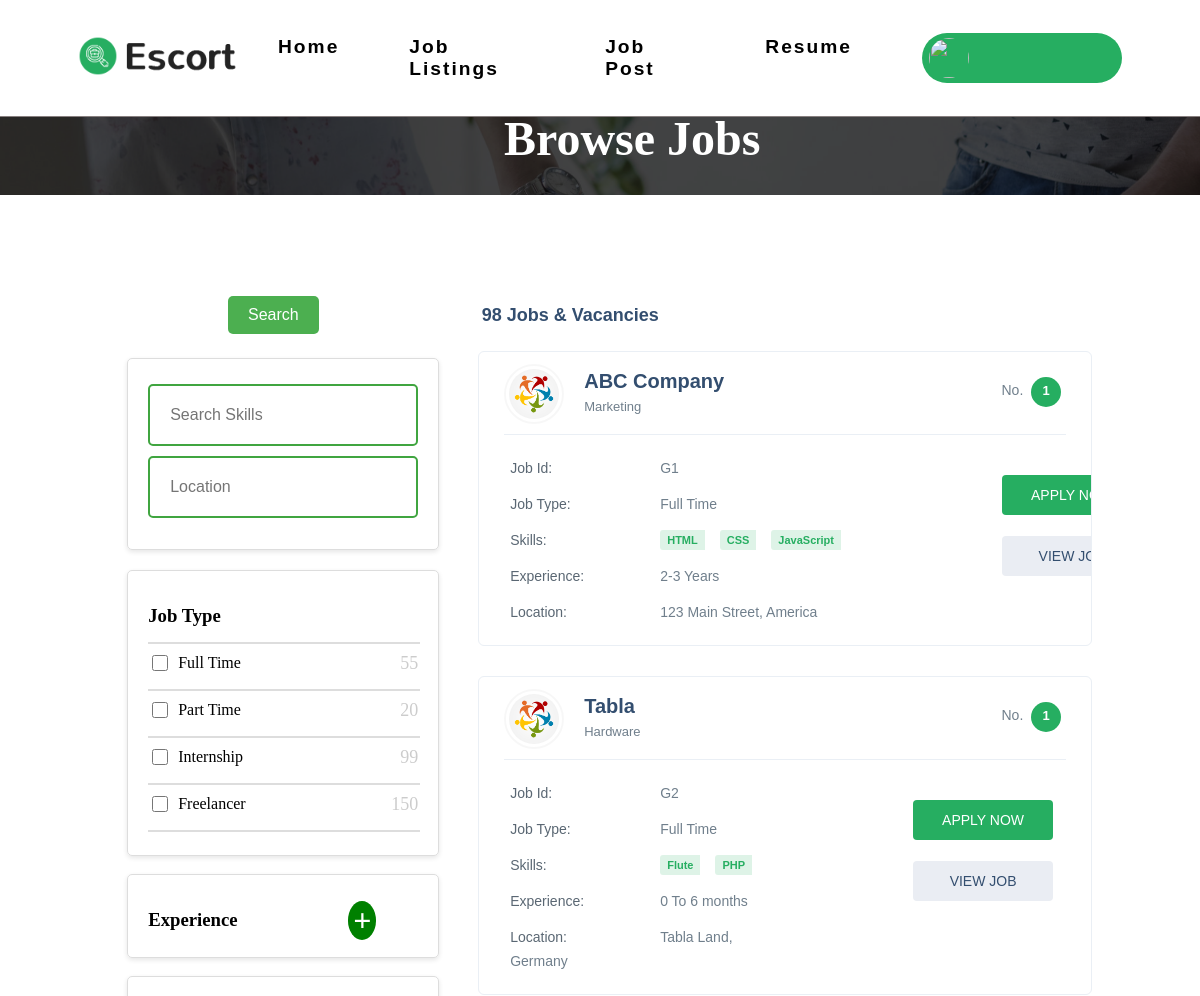
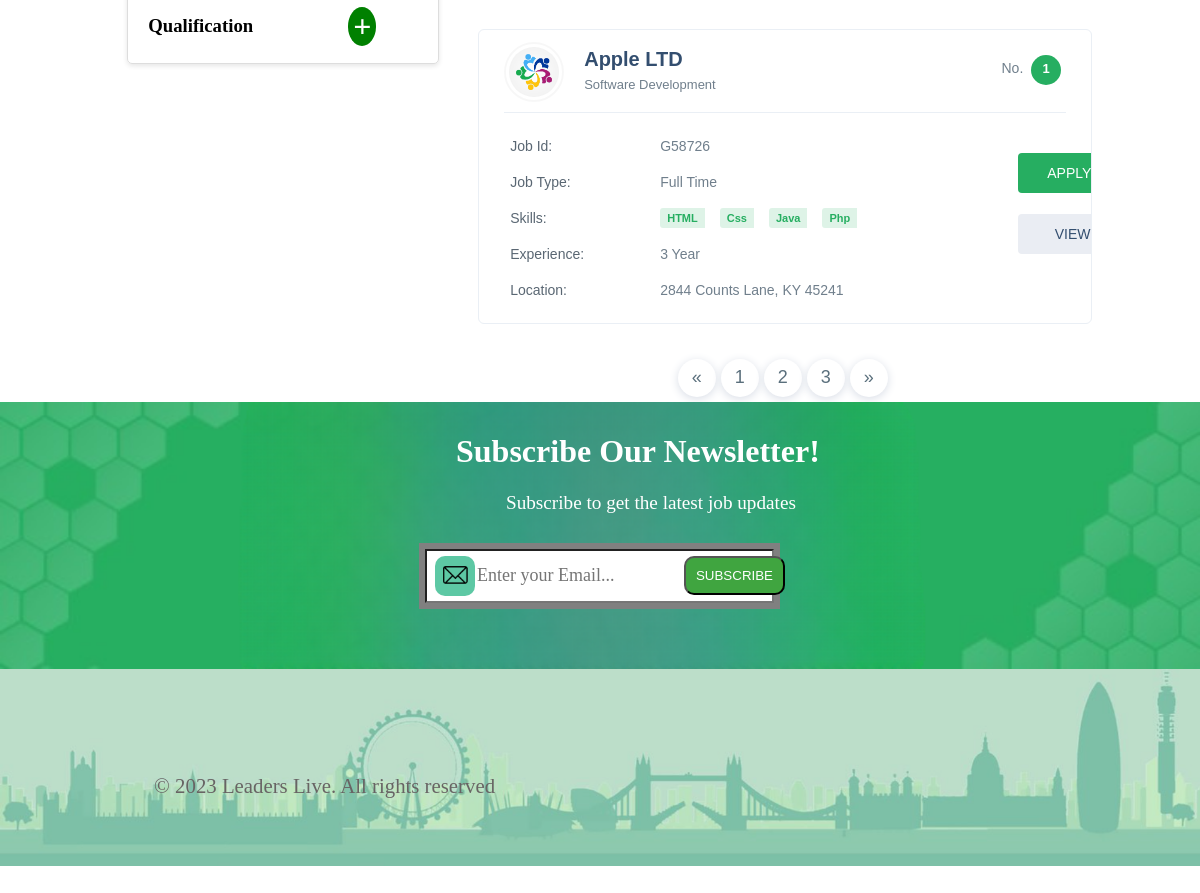
The app's page /webProj/job-search.php with its own data (2 pictures, top to bottom).
### tables this page shows
CREATE TABLE `jobcards` (
  `id` int(100) NOT NULL,
  `title` varchar(100) NOT NULL,
  `company` varchar(100) DEFAULT NULL,
  `category` varchar(100) DEFAULT NULL,
  `description` text DEFAULT NULL,
  `salary_range` varchar(100) DEFAULT NULL,
  `vacancy` int(11) DEFAULT NULL,
  `experience` varchar(100) DEFAULT NULL,
  `degree` varchar(100) DEFAULT NULL,
  `job_type` varchar(100) DEFAULT NULL,
  `responsibilities` text DEFAULT NULL,
  `qualifications` text DEFAULT NULL,
  `skills` text DEFAULT NULL,
  `email` varchar(100) DEFAULT NULL,
  `phone_number` varchar(20) DEFAULT NULL,
  `website_link` varchar(100) DEFAULT NULL,
  `address` varchar(100) DEFAULT NULL,
  `city` varchar(100) DEFAULT NULL,
  `state` varchar(100) DEFAULT NULL,
  `country` varchar(100) DEFAULT NULL,
  `zipcode` int(11) DEFAULT NULL,
  `logo` varchar(255) DEFAULT NULL,
  `postedById` int(11) DEFAULT NULL
);

### webProj/job-search.php (the view, shortened to what this page needs)
<?php
include 'login/config.php';
?>
<!DOCTYPE html>
<html lang="en">
<head>
    <link rel="stylesheet" href="./css/headfoot.css">
    <link rel="stylesheet" href="./css/job-search.css">
</head>
<body>
    <header>
        <nav class="header-navbar header-navbar-active">
            <div class="header-container">
            <a href="#" class="header-logo">
                <img id='header-main-logo' src="./assets/images/logo-dark.png" alt="Logo">
            </a>
            <ul class="header-nav-links">
                <li><a class="header-a" href="test.php">Home</a></li>
                <li><a class="header-a" href="job-search.php">Job Listings</a></li>
                <li><a class="header-a" href="post-job.php">Job Post</a></li>
                <li><a class="header-a" href="resume-detail.php">Resume</a></li>
            </ul>
            <div class="auth-buttons">
              <a class="btn-signup" data-toggle="dropdown" href="signup.html" previewlistener="true">
                <img src="./login/uploaded_img/<?php echo $row['image'] ?>" class="img-responsive img-circle" alt="">
              </a>
            </div>
            </div>
        </nav>
    </header>
    <div>
        <h1 class="top-text">Browse Jobs</h1>
    </div>
    <br><br><br><br><br><br><br>
    <div class="total">
    <form action='job-search.php' method='GET'>
      <div class="search-submit">
          <button type="submit">Search</button>
      </div>
      <div class="left">
        <div class="search-container">
            <input type="text" class="search-input" placeholder="Search Skills" name="search_skills">
            <input type="text" class="location-input" placeholder="Location" name="search_location">
        </div>
        <div class="salary-box">
            <h3 class="salary-title">Job Type</h3><hr class="hr-line">
            <div class="salary-range">
              <input type="checkbox" id="salary-range-1" name="job_type[]" value="Full Time">
              <label for="salary-range-1">Full Time</label>
              <span class="job-count" style="margin-left: 80px;">55</span>
            </div><hr class="hr-line">
            <div class="salary-range">
              <input type="checkbox" id="salary-range-2" name="job_type[]" value="Part Time">
              <label for="salary-range-2">Part Time</label>
              <span class="job-count">20</span>
            </div><hr class="hr-line">
            <div class="salary-range">
                <input type="checkbox" id="salary-range-3" name="job_type[]" value="Internship">
                <label for="salary-range-3">Internship</label>
                <span class="job-count">99</span>
              </div><hr class="hr-line">
              <div class="salary-range">
                <input type="checkbox" id="salary-range-3" name="job_type[]" value="Freelancer">
                <label for="salary-range-3">Freelancer</label>
                <span class="job-count">150</span>
              </div><hr class="hr-line">
        </div><br>
        <div class="salary-box">
            <h3 class="salary-title">Experience <span class="plus plus1">+</span></h3>
            <div class="blk1">
            </div>
        </div><br>
        <div class="salary-box">
            <h3 class="salary-title">Qualification <span class="plus plus2">+</span> </h3>
            <div class="blk2">
            </div>
        </div><br>
      </div>
    </form>
      <div class="right">
          <div class="right1">
            <div class="right-top">
              <h4 class="job_vacancie">98 Jobs &amp; Vacancies</h4>
            </div>
          </div>
          <?php
          if ($_SERVER["REQUEST_METHOD"] == "POST") {
              $company = $_POST["company"];
              $location = $_POST["loc"];
              $category = $_POST["cat"];
              $sql = "SELECT * FROM JobCards WHERE LOWER(company) LIKE LOWER('%$company%') AND LOWER(country) = LOWER('$location') AND LOWER(category) = LOWER('$category')";
          }
          else if ($_SERVER["REQUEST_METHOD"] == "GET"){
            $sql = "SELECT * FROM JobCards WHERE 1";
          }
          else {
              $sql = "SELECT * FROM JobCards";
          }
          $result = $conn->query($sql);
          if ($result->num_rows > 0) {
              while($row = $result->fetch_assoc()) {
                  echo '<div class="job-verticle-list">';
                  echo '<div class="vertical-job-card">';
                  echo '<div class="vertical-job-header">';
                  echo '<div class="vrt-job-cmp-logo">';
                  echo '<a href="job-detail.html">';
                  echo '<img src="uploads/' . $row["logo"] . '" class="img-responsive" alt="">';
                  echo '</a>';
                  echo '</div>';
                  echo '<h4><a href="job-detail.html">' . $row["company"] . '</a></h4>';
                  echo '<span class="com-tagline">' . $row["category"] . '</span>';
                  echo '<span class="pull-right">No. <span class="v-count">1</span></span>';
                  echo '</div>';
                  echo '<div class="vertical-job-body">';
                  echo '<div class="row">';
                  echo '<div class="row1">';
                  echo '<ul class="can-skils">';
                  echo '<li><strong>Job Id: </strong>G' . $row["id"] . '</li>';
                  echo '<li><strong>Job Type: </strong>Full Time</li>';
                  echo '<li class="sk"><strong>Skills: </strong>';
                  $skills = $row['skills'];
                  $skillsPoints = explode(',', $skills);
                  foreach ($skillsPoints as $point) {
                      $point = trim($point);
                      if (!empty($point)) {
                        echo '<span class="skill-tag">' . $point . '</span>';
                      }
                    }
                  echo '</li>';
                  echo '<li><strong>Experience: </strong>' . $row["experience"] . '</li>';
                  echo '<li><strong>Location: </strong>' . $row["address"] . ', ' . $row['country'] . '</li>';
                  echo '</ul>';
                  echo '</div>';
                  echo '<div class="row2">';
                  echo '<div class="vrt-job-act">';
                  echo '<a href="#"class="btn-job">Apply Now</a> <br>';
                  echo '<a href="job-detail.php?jobId= '.$row["id"].'" class="view-job">View Job</a>';
                  echo '</div>';
                  echo '</div>';
                  echo '</div>';
                  echo '</div>';
                  echo '</div>';
                  echo '</div>';
              }
          } else {
              echo "0 results";
          }
          ?>
          <div class="job-verticle-list">
            <div class="vertical-job-card">
              <div class="vertical-job-header">
                <div class="vrt-job-cmp-logo"> <a href="job-detail.html"><img src="./assets/images/company_logo_1.png" class="img-responsive" alt=""></a> </div>
                <h4><a href="job-detail.html">Apple LTD</a></h4>
                <span class="com-tagline">Software Development</span> <span class="pull-right">No. <span class="v-count">1</span></span>
                </div>
              <div class="vertical-job-body">
                <div class="row">
                  <div class="row1">
                    <ul class="can-skils">
                      <li><strong>Job Id: </strong>G58726</li>
                      <li><strong>Job Type: </strong>Full Time</li>
                      <li class="sk"><strong>Skills: </strong>
                        <div class="sks">
                        <span class="skill-tag">HTML</span>
                        <span class="skill-tag">css</span>
                        <span class="skill-tag">java</span>
                        <span class="skill-tag">php</span>
                        </div>
                      </li>
                      <li><strong>Experience: </strong>3 Year</li>
                      <li><strong>Location: </strong>2844 Counts Lane, KY 45241</li>
                    </ul>
                  </div>
                  <div class="row2">
                    <div class="vrt-job-act">
                      <a href="#"class="btn-job">Apply Now</a> <br>
                      <a href="job-detail.html"class="view-job">View Job</a>
                    </div>
                  </div>
                </div>
              </div>
            </div>
          </div>
      <div class="pages">
        <ul class="pagination">
          <li class="page-item"> <a class="page-link" href="#" aria-label="Previous"> <span aria-hidden="true">«</span> <span class="sr-only">Previous</span> </a> </li>
          <li class="page-item active"><a class="page-link" href="#">1</a></li>
          <li class="page-item"><a class="page-link" href="#">2</a></li>
          <li class="page-item"><a class="page-link" href="#">3</a></li>
          <li class="page-item"> <a class="page-link" href="#" aria-label="Next"> <span aria-hidden="true">»</span> <span class="sr-only">Next</span> </a> </li>
        </ul>
      </div>
        </div>
  </div>
    <footer style="bottom: 0;">
        <div class="subscribe">
            <div class="sub">
            <h1>Subscribe Our Newsletter!</h1>
            <p>Subscribe to get the latest job updates</p>
            </div>
            <img id = 'fimg1' src="assets/images/footback_cleanup.png">
            <div class="subscription-form">
            <img id = 'fimg3' class="fimgs" src="assets/images/mailimg.png">
            <input id='eml' type="email" placeholder="Enter your Email...">
            <button type="submit">SUBSCRIBE</button>
            </div>
        </div>
        <div class="foot">
            <img id = 'fimg2' class="fimgs" src="assets/images/footimg.png">
            <div class="foot-text fimgs">
            <p>© 2023 Leaders Live. All rights reserved</p>
            </div>
        </div>
    </footer>
</body>
</html>

### webProj/css/headfoot.css (style rules this page uses)
header { position: fixed; top: 0; width: 100%; z-index: 1000; }
.header-navbar { display: flex; padding: 20px; background-color: transparent; }
.header-container { display: flex; justify-content: space-around; align-items: center; width: 90%; margin: auto; }
.header-navbar .header-logo img { height: 40px; }
.header-nav-links { display: flex; list-style: none; }
.header-a { font-size: 1.2rem; letter-spacing: 2px; word-spacing: 4px; }
.header-nav-links li { margin-right: 70px; }
.header-navbar-active { background-color: white; transition: background-color 0.3s ease-in-out, border-color 0.2s ease; border-bottom: 1px solid rgb(135, 127, 127); }
.header-nav-links a { color: rgb(0, 0, 0); text-decoration: none; font-weight: bold; font-family: sans-serif; }
#fimg1 { margin-left:0%; width: 100%; height: auto; display: block; }
footer { color: white; padding: 0px; left: 0; bottom: 0; margin-bottom: 0; width: 100%; }
.subscription-form { display: flex; align-items: center; width: 30%; margin-left: 35%; margin-top: -10%; border-radius: 10%; padding-left: 5px; }
#eml { width: 100%; height: 50px; box-shadow: 0px 0px 0px 6px hsl(0, 0%, 50%); }
.sub { margin-left: 38%; bottom: 70px; position: absolute; }
.sub p { margin-left: 50px; font-size: 1.2rem; font-family: Montserrat; }
.subscription-form button { background-color: #40a540; border-radius: 10px; color: white; padding: 10px 10px; margin-left: -25%; cursor: pointer; }
.subscription-form input { padding: 0px 50px; font-size: large; font-family: Verdana }
.subscribe { position: relative; }
#fimg3 { position: absolute; width: 2.5rem; border-radius: 10px; margin-left: 10px; }
#fimg2 { margin-left:0%; margin-top: 4%; width: 100%; display: block; }
.foot-text { transform: translate(10%, -300%); margin-bottom: 0; font-size: 1.3rem; color: #686464; margin-top: 7%; margin-left: 10%; position: absolute; }
.sub h1 { position: relative; }
.btn-signup { -webkit-text-size-adjust: 100%; -webkit-tap-highlight-color: rgba(0,0,0,0); list-style: none; box-sizing: border-box; outline: none; text-decoration: none; transition: all 0.3s ease-in-out; position: relative; line-height: 20px; display: block; font-weight: 500; font-size: 14px; font-family: 'Montserrat', sans-serif; text-transform: capitalize; background: #26ae61; color: #ffffff !important; border-radius: 50px; text-align: center; width: 100%; border: 0; background-color: #26ae61 !important; padding: 5px; padding-bottom: 0%; width:200px; font-size: 20px; height: 50px; }
.btn-signup img { -webkit-text-size-adjust: 100%; -webkit-tap-highlight-color: rgba(0,0,0,0); list-style: none; line-height: 20px; font-weight: 500; font-size: 14px; font-family: 'Montserrat', sans-serif; text-transform: capitalize; color: #ffffff !important; text-align: center; box-sizing: border-box; border: 0; display: block; border-radius: 50%; float: left; position: relative; top: -4px; margin-right: 5px; object-fit: cover; width: 40px; height: 40px; margin-left: 2px; margin-top: 4px; }

### webProj/job-search.php (style rules this page uses)
.search-submit button { background-color: #4CAF50; border: none; color: white; padding: 10px 20px; text-align: center; text-decoration: none; display: inline-block; font-size: 16px; margin: 4px 2px; cursor: pointer; border-radius: 5px; transform: translate(130px, 0); }

### records on screen
jobcards: logo (picture), company "ABC Company", category "Marketing", id "1", skills "HTML", skills "CSS", skills "JavaScript", experience "2-3 Years", address "123 Main Street", country "America"
jobcards: logo (picture), company "Tabla", category "Hardware", id "2", skills "Flute", skills "PHP", experience "0 To 6 months", address "Tabla Land", country "Germany"
